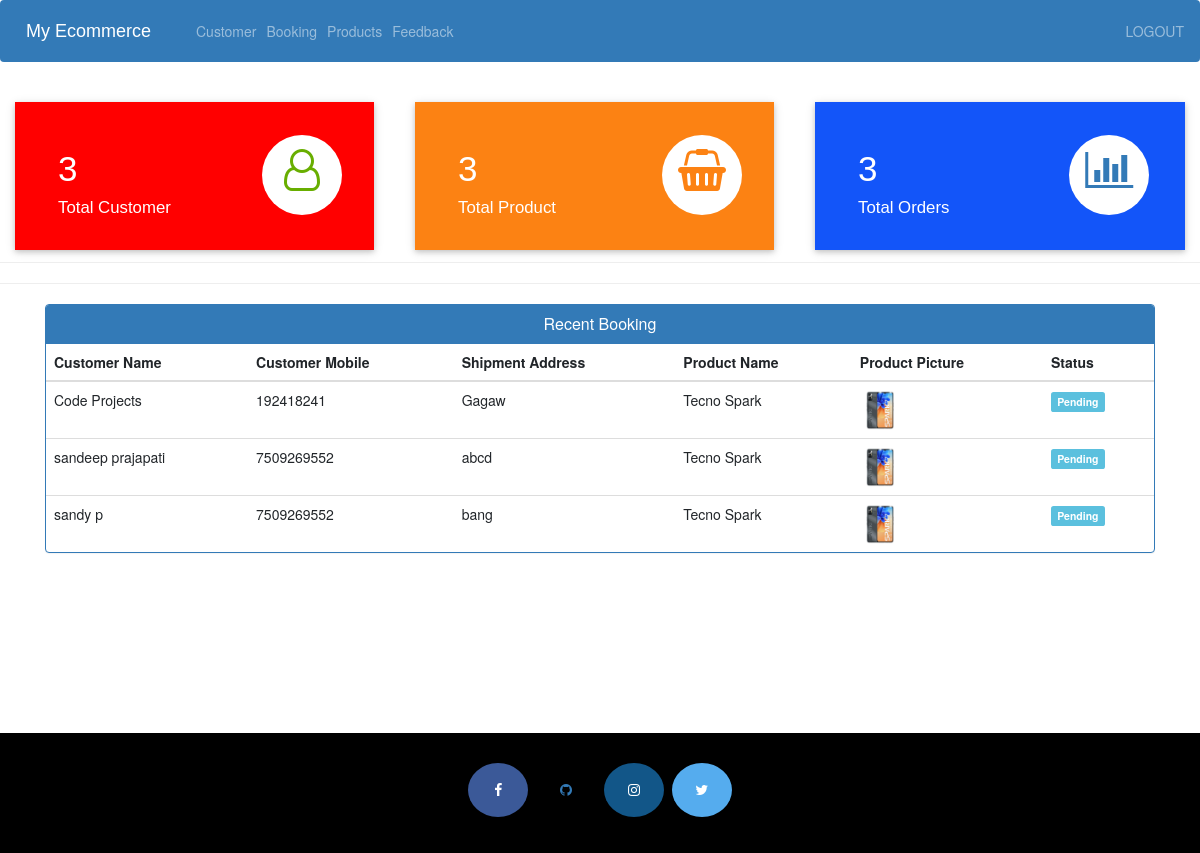
The app's page /admin-dashboard (signed in) with its own data.
### ecom/models.py (models this page shows, shortened)
class Customer(models.Model):
    user=models.OneToOneField(User,on_delete=models.CASCADE)
    profile_pic= models.ImageField(upload_to='profile_pic/CustomerProfilePic/',null=True,blank=True)
    address = models.CharField(max_length=40)
    mobile = models.CharField(max_length=20,null=False)
    @property
    def get_name(self):
        return self.user.first_name+" "+self.user.last_name

class Orders(models.Model):
    STATUS =(
        ('Pending','Pending'),
        ('Order Confirmed','Order Confirmed'),
        ('Out for Delivery','Out for Delivery'),
        ('Delivered','Delivered'),
    )
    customer=models.ForeignKey('Customer', on_delete=models.CASCADE,null=True)
    product=models.ForeignKey('Product',on_delete=models.CASCADE,null=True)
    email = models.CharField(max_length=50,null=True)
    address = models.CharField(max_length=500,null=True)
    mobile = models.CharField(max_length=20,null=True)
    order_date= models.DateField(auto_now_add=True,null=True)
    status=models.CharField(max_length=50,null=True,choices=STATUS)

class Product(models.Model):
    name=models.CharField(max_length=40)
    product_image= models.ImageField(upload_to='product_image/',null=True,blank=True)
    price = models.PositiveIntegerField()
    description=models.CharField(max_length=40)

### ecom/views.py (the view)
# urls.py: path('admin-dashboard', views.admin_dashboard_view,name='admin-dashboard'),
@login_required(login_url='adminlogin')
def admin_dashboard_view(request):
    customercount=models.Customer.objects.all().count()
    productcount=models.Product.objects.all().count()
    ordercount=models.Orders.objects.all().count()
    orders=models.Orders.objects.all()
    ordered_products=[]
    ordered_bys=[]
    for order in orders:
        ordered_product=models.Product.objects.all().filter(id=order.product.id)
        ordered_by=models.Customer.objects.all().filter(id = order.customer.id)
        ordered_products.append(ordered_product)
        ordered_bys.append(ordered_by)
    mydict={
    'customercount':customercount,
    'productcount':productcount,
    'ordercount':ordercount,
    'data':zip(ordered_products,ordered_bys,orders),
    }
    return render(request,'ecom/admin_dashboard.html',context=mydict)

### templates/ecom/admin_dashboard.html
{% extends 'ecom/admin_base.html' %}
{% load static %}
{% block content %}
<br>
{%include 'ecom/admin_dashboard_cards.html'%}
<br><br><br><br><br>
<hr><hr>
<div class="container" >
    <div class="panel panel-primary" >
      <div class="panel-heading" style="text-align:center;">
        <h6 class="panel-title">Recent Booking</h6>
      </div>
      <table class="table table-hover" id="dev-table">
        <thead>
          <tr>
            <th>Customer Name</th>
            <th>Customer Mobile</th>
            <th>Shipment Address</th>
            <th>Product Name</th>
            <th>Product Picture</th>
            <th>Status</th>
          </tr>
        </thead>
        {% for product,customer,order in data %}
        <tr>
          {% for c in customer %}
          <td> {{c.get_name}}</td>
          <td>{{c.mobile}}</td>
          <td>{{order.address}}</td>
          {% endfor %}
          {% for p in product %}
          <td> {{p.name}}</td>
          <td> <img src="{% static p.product_image.url %}" alt="Profile Pic" height="40px" width="40px" /></td>
          {% if order.status == 'Pending'%}
          <td> <span class="label label-info">{{order.status}}</span></td>
          {% elif order.status == 'Delivered' %}
          <td> <span class="label label-success">{{order.status}}</span></td>
          {% elif order.status == 'Out for Delivery' %}
          <td> <span class="label label-warning">{{order.status}}</span></td>
          {%else%}
            <td> <span class="label label-primary">{{order.status}}</span></td>
          {%endif%}
          {% endfor %}
        </tr>
        {% endfor %}
      </table>
  </div>
</div>
{% endblock content %}

### templates/ecom/admin_base.html (shortened to what this page needs)
<!DOCTYPE html>
{% load static %}
<html lang="en">
<head>
  <link rel="stylesheet" href="https://stackpath.bootstrapcdn.com/bootstrap/4.3.1/css/bootstrap.min.css">
  <link rel="stylesheet" href="https://maxcdn.bootstrapcdn.com/font-awesome/4.7.0/css/font-awesome.min.css">
</head>
<body>
  <div class="bs-example">
    <nav class="navbar navbar-expand-md navbar-dark fixed-top" style="background:#337AB7;">
      <a href="/" class="navbar-brand">My Ecommerce</a>
      <div class="collapse navbar-collapse justify-content-between" id="navbarCollapse">
        <div class="navbar-nav">
          <a href="/view-customer" class="nav-item nav-link">Customer</a>
          <a href="/admin-view-booking" class="nav-item nav-link">Booking</a>
          <a href="/admin-products" class="nav-item nav-link">Products</a>
          <a href="/view-feedback" class="nav-item nav-link">Feedback</a>
        </div>
        <div class="navbar-nav navbar-right">
          <a href="/logout" class="nav-item nav-link">LOGOUT</a>
        </div>
      </div>
    </nav>
  </div>
  {% block content %}
  {% endblock content %}
<br><br><br><br><br><br><br><br>
  <footer>
    <p>
    <a id="ftr" href="https://www.facebook.com/sandeep.prajapati.355" class="fa fa-facebook"></a>
    <a id="ftr" href="https://github.com/officialsandeep-dot" class="fa fa-github"></a>
    <a id="ftr" href="https://www.instagram.com/sandeep_prajapati316/" class="fa fa-instagram"></a>
    <a id="ftr" href="https://twitter.com/sandeep38525467" class="fa fa-twitter"></a>
  </p>
    <br>
  </footer>
</body>
</html>

### templates/ecom/admin_dashboard_cards.html (shortened to what this page needs)
<!DOCTYPE html>
<html lang="en" dir="ltr">
<head>
  <link rel="stylesheet" href="https://maxcdn.bootstrapcdn.com/bootstrap/3.4.1/css/bootstrap.min.css">
  <link rel="stylesheet" href="https://cdnjs.cloudflare.com/ajax/libs/font-awesome/4.7.0/css/font-awesome.min.css">
</head>
<body>
  <div class="market-updates">
    <div class="col-md-4 market-update-gd">
      <div class="market-update-block clr-block-1">
        <div class="col-md-8 market-update-left">
          <h3>{{customercount}}</h3>
          <h4>Total Customer</h4>
        </div>
        <div class="col-md-4 market-update-right">
          <i class="fa fa-user-o"></i>
        </div>
        <div class="clearfix"> </div>
      </div>
    </div>
    <div class="col-md-4 market-update-gd">
      <div class="market-update-block clr-block-2">
        <div class="col-md-8 market-update-left">
          <h3>{{productcount}}</h3>
          <h4>Total Product</h4>
        </div>
        <div class="col-md-4 market-update-right">
          <i class="fa fa-shopping-basket"></i>
        </div>
        <div class="clearfix"> </div>
      </div>
    </div>
    <div class="col-md-4 market-update-gd">
      <div class="market-update-block clr-block-3">
        <div class="col-md-8 market-update-left">
          <h3>{{ordercount}}</h3>
          <h4>Total Orders</h4>
        </div>
        <div class="col-md-4 market-update-right">
          <i class="fa fa-bar-chart"> </i>
        </div>
        <div class="clearfix"> </div>
      </div>
    </div>
  </div>
  <br><br>
</body>
</html>

### templates/ecom/admin_base.html (style rules this page uses)
.bs-example { margin: 0px; }
.navbar-brand { font-size: 20px; font-family: sans-serif; }
footer { padding: 0px 0px 0px 0px; background-color: black; margin: 0px; }
#ftr { padding: 20px; }
.fa { font-size: 23px; width: 60px; text-align: center; text-decoration: none; margin: 5px 2px; border-radius: 50%; }
.fa-facebook { background: #3B5998; color: white; margin-top: 30px; }
.fa-twitter { background: #55ACEE; color: white; }
.fa-instagram { background: #125688; color: white; }
p { text-align: center; }

### templates/ecom/admin_dashboard_cards.html (style rules this page uses)
.market-update-block { padding: 2em 2em; background: #999; }
.market-update-block h3 { color: #fff; font-size: 2.5em; font-family: 'Carrois Gothic', sans-serif; }
.market-update-block h4 { font-size: 1.2em; color: #fff; margin: 0.3em 0em; font-family: 'Carrois Gothic', sans-serif; }
.market-update-block.clr-block-1 { background: #ff0000; margin-right: 0.8em; box-shadow: 0 2px 5px 0 rgba(0, 0, 0, 0.16), 0 2px 10px 0 rgba(0, 0, 0, 0.12); transition: 0.5s all; -webkit-transition: 0.5s all; -moz-transition: 0.5s all; -o-transition: 0.5s all; }
.market-update-block.clr-block-2 { background: #FC8213; margin-right: 0.8em; box-shadow: 0 2px 5px 0 rgba(0, 0, 0, 0.16), 0 2px 10px 0 rgba(0, 0, 0, 0.12); transition: 0.5s all; -webkit-transition: 0.5s all; -moz-transition: 0.5s all; -o-transition: 0.5s all; }
.market-update-block.clr-block-3 { background: #1355f9; box-shadow: 0 2px 5px 0 rgba(0, 0, 0, 0.16), 0 2px 10px 0 rgba(0, 0, 0, 0.12); transition: 0.5s all; -webkit-transition: 0.5s all; -moz-transition: 0.5s all; -o-transition: 0.5s all; }
.market-update-right i.fa.fa-user-o { font-size: 3em; color: #68AE00; width: 80px; height: 80px; background: #fff; text-align: center; border-radius: 49px; -webkit-border-radius: 49px; -moz-border-radius: 49px; -o-border-radius: 49px; line-height: 1.7em; }
.market-update-right i.fa.fa-shopping-basket { font-size: 3em; color: #FC8213; width: 80px; height: 80px; background: #fff; text-align: center; border-radius: 49px; -webkit-border-radius: 49px; -moz-border-radius: 49px; -o-border-radius: 49px; line-height: 1.7em; }
.market-update-right i.fa.fa-bar-chart { font-size: 3em; color: #337AB7; width: 80px; height: 80px; background: #fff; text-align: center; border-radius: 49px; -webkit-border-radius: 49px; -moz-border-radius: 49px; -o-border-radius: 49px; line-height: 1.7em; }
.market-update-left { padding: 0px; }

### records on screen
Orders: address "Gagaw", status "Pending"
Customer: get_name "Code Projects", mobile "192418241"
Product: name "Tecno Spark", product_image (picture)
Orders: address "abcd", status "Pending"
Customer: get_name "sandeep prajapati", mobile "7509269552"
Orders: address "bang", status "Pending"
Customer: get_name "sandy p", mobile "7509269552"

### other values on screen
{{ customercount }} "3"
{{ productcount }} "3"
{{ ordercount }} "3"
